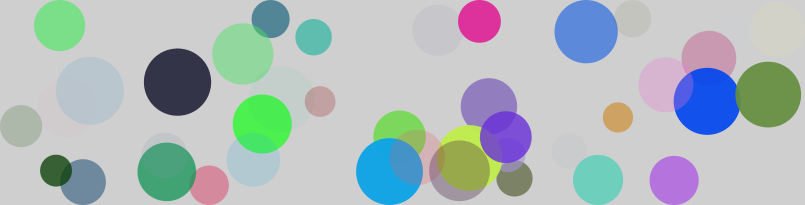
Frame 1 (no input)
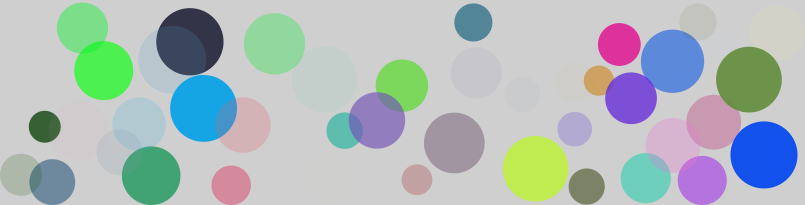
Frame 60 (the mouse pressed at the canvas centre just before this capture)
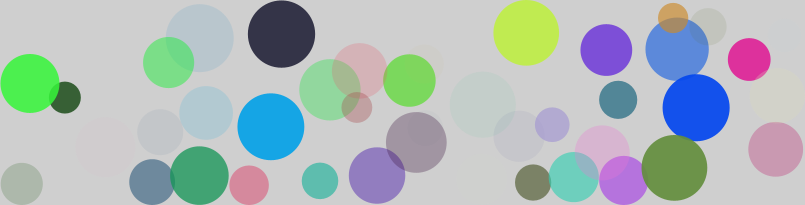
Frame 120 (the mouse held since frame 60 and released just before this capture)

The Processing sketch that drew these frames (run headless with seeded random() and noise(); from frame 60 on, the mouse is pressed at the canvas centre):

// Processing sketch: bouncy_balls
// ── bouncy_balls.pde
int numBalls = (int) random(30, 50);
float spring = 0.05;
float gravity = 0.03;
float friction = -0.9;
Ball[] balls = new Ball[numBalls];

void setup() {
  size(805, 205);
  for (int i = 0; i < numBalls; i++) {
    balls[i] = new Ball(random(width), random(height), random(30, 70), i, balls);
  }
  noStroke();
  fill(255, 204);
}

void draw() {
  background(207);
  for (Ball ball : balls) {
    ball.collide();
    ball.move();
    ball.display();
  }
}

void keyReleased()
{
 if (key==' ') setup();
}

// ── Ball.pde
class Ball {

  float x, y;
  float diameter;
  float vx = 0;
  float vy = 0;
  color rc;
  int id;
  Ball[] others;

  Ball(float xin, float yin, float din, int idin, Ball[] oin) {
    x = xin;
    y = yin;
    diameter = din;
    rc = radColor();
    id = idin;
    others = oin;
  } 
  
  color radColor() {
    return color(random(255), random(255), random(255), random(255));
  }

  void collide() {
    for (int i = id + 1; i < numBalls; i++) {
      float dx = others[i].x - x;
      float dy = others[i].y - y;
      float distance = sqrt(dx*dx + dy*dy);
      float minDist = others[i].diameter/2 + diameter/2;
      if (distance < minDist) { 
        float angle = atan2(dy, dx);
        float targetX = x + cos(angle) * minDist;
        float targetY = y + sin(angle) * minDist;
        float ax = (targetX - others[i].x) * spring;
        float ay = (targetY - others[i].y) * spring;
        vx -= ax;
        vy -= ay;
        others[i].vx += ax;
        others[i].vy += ay;
      }
    }
  }

  void move() {
    vy += gravity;
    x += vx;
    y += vy;
    if (x + diameter/2 > width) {
      x = width - diameter/2;
      vx *= friction;
    } else if (x - diameter/2 < 0) {
      x = diameter/2;
      vx *= friction;
    }
    if (y + diameter/2 > height) {
      y = height - diameter/2;
      vy *= friction;
    } else if (y - diameter/2 < 0) {
      y = diameter/2;
      vy *= friction;
    }
  }

  void display() {
    fill(rc);
    ellipse(x, y, diameter, diameter);
  }
}
